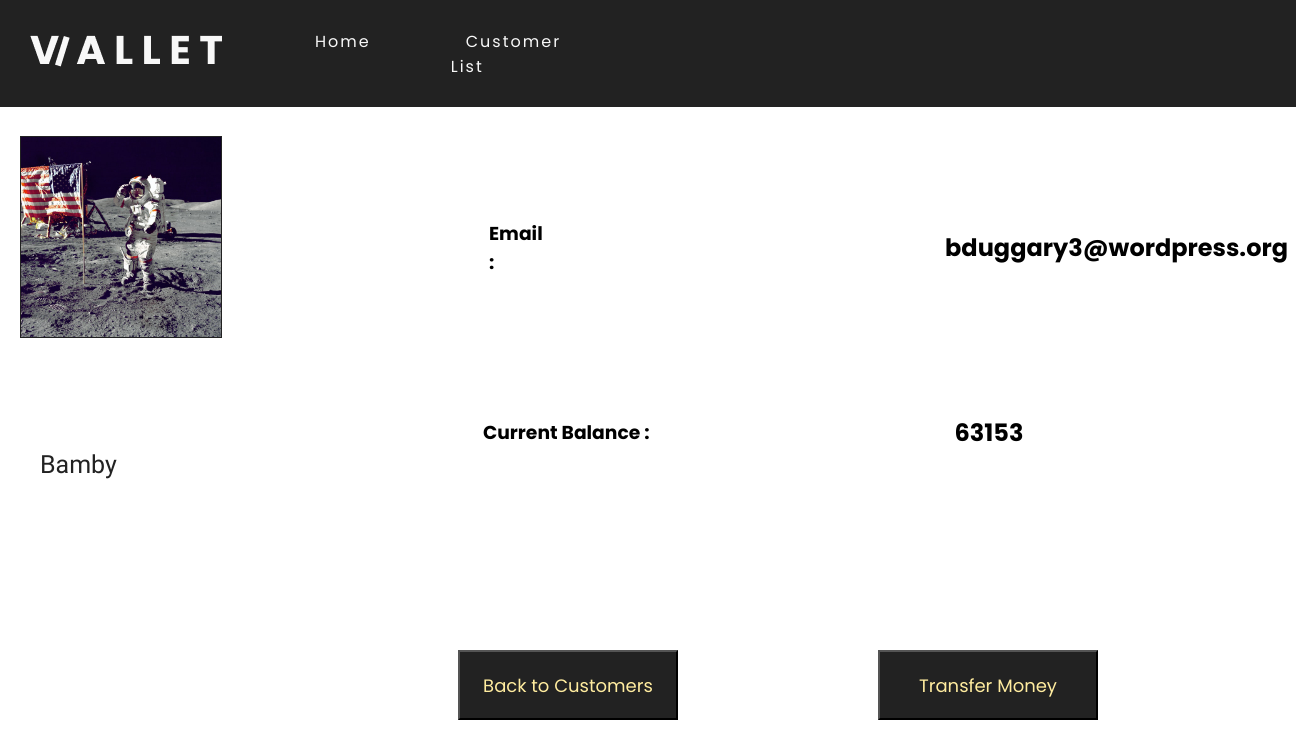
/details.php?customer_id=4, run on the app's committed database.
### tables this page shows
CREATE TABLE `wallet` (
  `ID` int(11) NOT NULL,
  `NAME` text NOT NULL,
  `EMAIL` text NOT NULL,
  `AMOUNT` int(11) NOT NULL,
  `IMAGE` text NOT NULL
);

### details.php (the view, shortened to what this page needs)
<!doctype html>
<html lang="en">
<?php
    include("functions.php");
?>
<head>
  <link rel="stylesheet" href="profile.css">
</head>
<body>
        <header>
            <a href="#" class="logo"><img src="images/logo.png"></a>
            <ul>
                <li><a href="index.php">Home</a></li>
                <li><a href="customers.php">Customer List</a></li>
            </ul>
        </header>
      <div class="container my-4">
        <?php
            if(isset($_GET['customer_id'])) {
                $c_id = $_GET['customer_id'];
                $get_customers = "select * from wallet where id='$c_id'";
                $run_customers = mysqli_query($con, $get_customers);
                while ($row_customers = mysqli_fetch_array($run_customers)) {
                    $customer_name = $row_customers['NAME'];
                    $customer_email = $row_customers['EMAIL'];
                    $current_balance = $row_customers['AMOUNT'];
                    $customer_image = $row_customers['IMAGE'];
                    echo "
                          <section>
                              <div class='content_left'>
                                  <div class='image_name'>
                                      <img src='images/customers/$customer_image'>
                                      <h2>$customer_name</h2>
                                  </div>
                              </div>
                              <div class='content_top'>
                                  <div class='top'>
                                      <h3 >Email :</h3>
                                  </div>
                                  <div class='top_email'>
                                      <h2>$customer_email</h2>
                                  </div>
                              </div>
                              <div class='content_bottom'>
                                  <div class='bottom'>
                                      <h3>Current Balance :</h3>
                                  </div>
                                  <div class='bottom_balance'>
                                      <h2>$current_balance</h2>
                                  </div>
                              </div>
                              <div class='buttons'>
                                  <button class='btn_transfer'>
                                      <a href='customers.php' style='text-decoration: none;'>Back to Customers</a>
                                  </button>
                                  <button class='btn_transfer'>
                                      <a href='transfer.php?customer_id=$c_id'>Transfer Money</a>
                                  </button>
                              </div>
                          </section>
                    ";
                }
            }
        ?>
    </div>
</body>
</html>

### profile.css (style rules this page uses)
body { font-family: 'Poppins', sans-serif; }
header { position: fixed; top: 0; left: 0; width: 100%; display: flex; justify-content: space-between; align-items: center; transition: 0.6s; padding: 0px 30px; background-color: #222222; z-index: 10; }
header ul { position: relative; display: flex; margin-right: 700px; }
header ul li { position: relative; list-style: none; margin-right: 80px; }
header ul a { position: relative; margin: 0 15px; text-decoration: none; color: #F8F8F8 ; letter-spacing: 2px; font-weight: 500px; }
header ul a::after { background: none repeat scroll 0 0 transparent; bottom: 8; content: ""; display: block; height: 2px; left: 50%; position: absolute; background: #FFEC9F; transition: width 0.3s ease 0s, left 0.3s ease 0s; width: 0; }
.content_left { margin-top: 200px; border-right: #222222 0.3px solid; }
.content_left img { position: absolute; width: 200px; height:200px; left: 20px; top: 136px; background: #FFEC9F; border: 0.3px solid #222222; }
.content_left h2 { position: absolute; width: 300px; height: 88px; left: 40px; top: 400px; font-family: Varela; font-style: normal; font-weight: normal; font-size: 25px; line-height: 32px; display: flex; align-items: center; text-align: center; color: #222222; }
.image_name { border-right: #222222 0.3px solid; }
.content_top { align-items: center; margin-left: 381px; top: 100px; display: flex; }
.top { margin-left: 100px; font-family: 'Poppins', sans-serif; }
.top_email { margin-left: 400px; }
.content_bottom { align-items: center; margin-left: 381px; margin-top: 100px; display: flex; }
.bottom { margin-left: 94px; font-family: 'Poppins', sans-serif; }
.bottom_balance { margin-left: 305px; }
.buttons { align-items: center; margin-left: 250px; margin-top: 180px; display: flex; text-decoration: none; color: inherit ; }
.btn_transfer { font-family: 'Poppins', sans-serif; font-style: normal; font-weight: normal; font-size: 18px; align-items: center; text-align: center; margin-left: 200px; color: #FFEC9F; text-decoration: none; width: 220px; height: 70px; background: #222222; }
.btn_transfer a { text-decoration: none; color: #FFEC9F; }
button:before { transition: 0.5s ease-in-out; }

### data on the page
wallet: IMAGE (picture), NAME "Bamby", EMAIL "bduggary3@wordpress.org", AMOUNT "63153"
